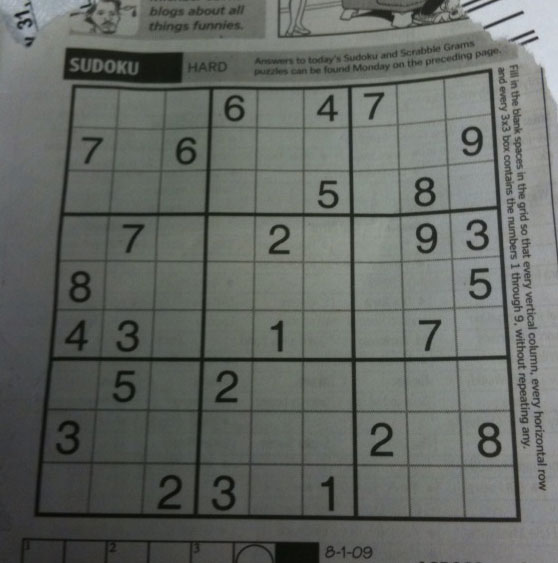
#> input picture sudoku.jpeg, 558 x 563 px
$ python -i crossword_extra.py   (imports and definitions only)   (older library calls are emulated)
#> lines starting #> are read from the running program, lines starting #| are printed output that depends on the picture; after the words box and inside, x2 and y2 are one past the last pixel; in counts of white or black regions, pixels touching at a corner belong together
import cv2
import numpy as np

# [31 lines left out: function removeOuterBorder, not called in this run]

def get_cropped_image(image, x, y, w, h):
    cropped_image = image[ y:y+h, x:x+w ]
    return cropped_image

# [13 lines left out: function get_ROI, not called in this run]

def extractVerticalLines(input):
    # https://stackoverflow.com/questions/10196198/how-to-remove-convexity-defects-in-a-sudoku-square

    # Finding Vertical lines
    kernel1X = cv2.getStructuringElement(cv2.MORPH_RECT, (2, 10))

    dx = cv2.Sobel(input, cv2.CV_8U, dx=2, dy=0) # originally CV_16S
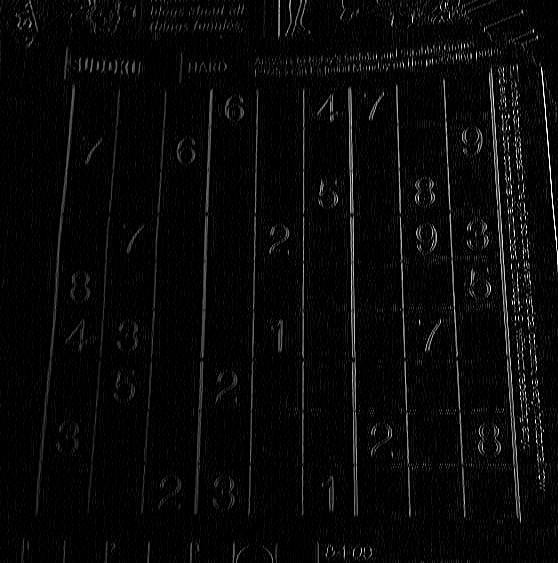
#> dx: shape (563, 558); min 0, max 255, mean 8.2
    dx = cv2.convertScaleAbs(dx)
    cv2.normalize(dx, dx, 0, 255, cv2.NORM_MINMAX)
    ret, close = cv2.threshold(dx, 0, 255, cv2.THRESH_BINARY + cv2.THRESH_OTSU)
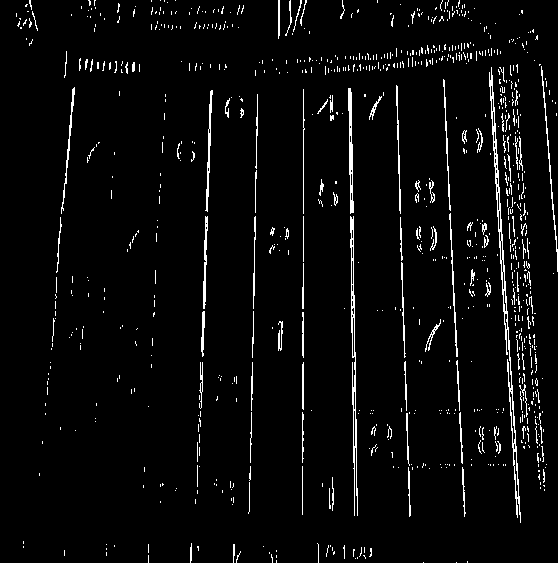
#> close: shape (563, 558); 3.9% white in thin lines or dots
#> ret = 57
    close = cv2.morphologyEx(close, cv2.MORPH_DILATE, kernel1X, iterations = 1)
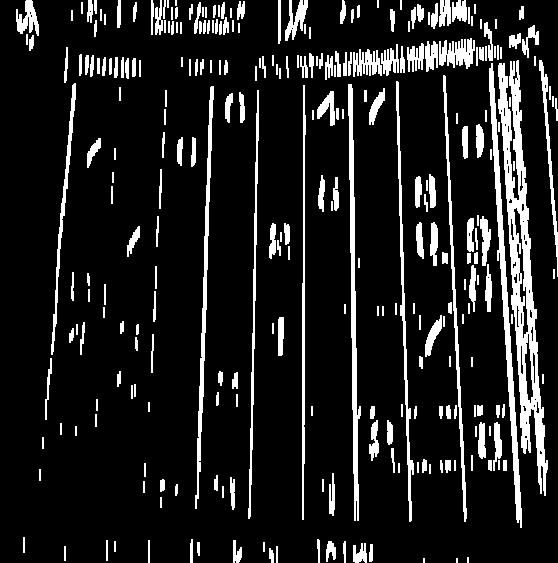
#> close: shape (563, 558); 12.6% white; 291 white regions (6 under 20 px)

    (cnts, _) = cv2.findContours(close, cv2.RETR_EXTERNAL, cv2.CHAIN_APPROX_SIMPLE)
#> cnts = 291 contours, 131 with area under 20; largest, box (x1, y1, x2, y2) and area: (498, 60, 548, 496) 6894, (489, 63, 522, 528) 2058, (348, 84, 361, 521) 1620, (195, 86, 214, 509) 1173, (443, 75, 467, 522) 925
    for cnt in cnts:
        x, y, w, h = cv2.boundingRect(cnt)
        if h/w > 20: # originally 5
            cv2.drawContours(close, [cnt], 0, 255, -1)  # full color (255)
        else:
            cv2.drawContours(close, [cnt], 0, 0, -1)    # no color (0)
#> this loop made 291 passes
#> (x, y, w, h) on passes 4, 7, 8: (269, 548, 5, 15), (369, 544, 4, 18), (353, 543, 14, 20)
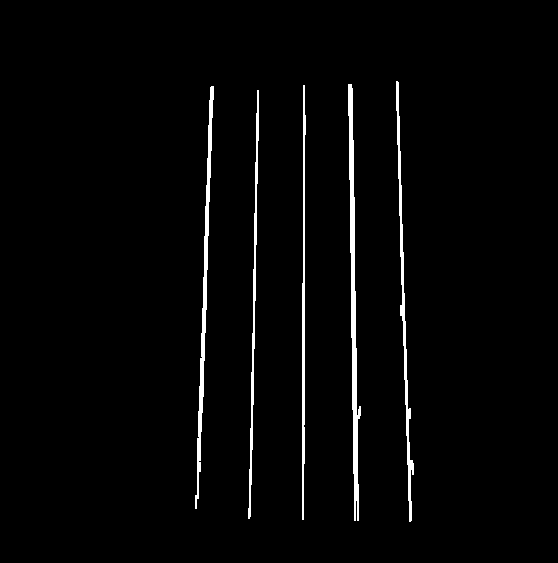
#> close: shape (563, 558); 2.3% white; 5 white regions, box (x1, y1, x2, y2) and area: (348, 84, 361, 521) 2090, (195, 86, 214, 509) 1601, (396, 81, 414, 522) 1366, (302, 85, 306, 520) 1069, (248, 90, 259, 519) 1068

    close = cv2.morphologyEx(close, cv2.MORPH_CLOSE, None, iterations = 2)
#> close: shape (563, 558); 2.3% white; 5 white regions, box (x1, y1, x2, y2) and area: (348, 84, 361, 521) 2122, (195, 86, 214, 509) 1605, (396, 81, 414, 522) 1372, (302, 85, 306, 520) 1071, (248, 90, 259, 519) 1068
    closeX = close.copy()
    return closeX

# [22 lines left out: function extractHorizontalLines, not called in this run]

>>> import cv2
>>> picture = cv2.imread('sudoku.jpeg', cv2.IMREAD_GRAYSCALE)
>>> result = extractVerticalLines(picture)

$ run again, on crossword1.png
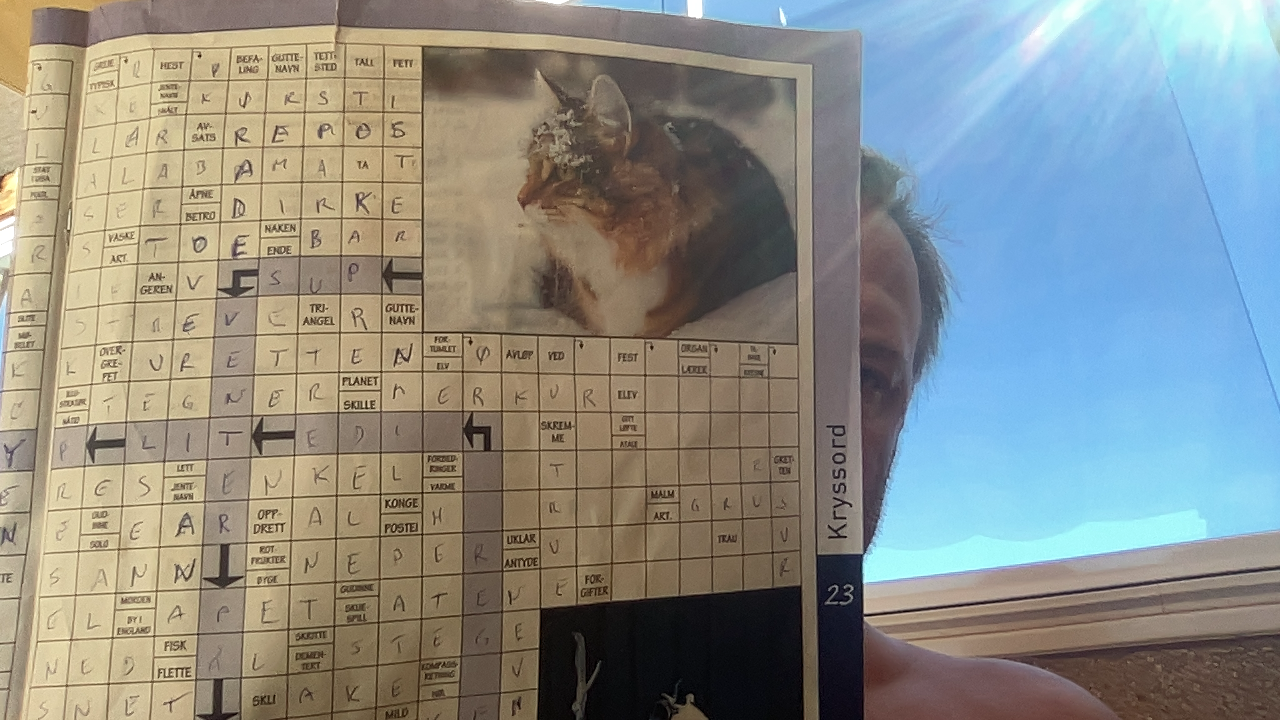
#> input picture crossword1.png, 1280 x 720 px
#> ret = 103
#> in extractVerticalLines, `close = cv2.morphologyEx(close, cv2.MORPH_DILATE, kernel1X, iterations..`:
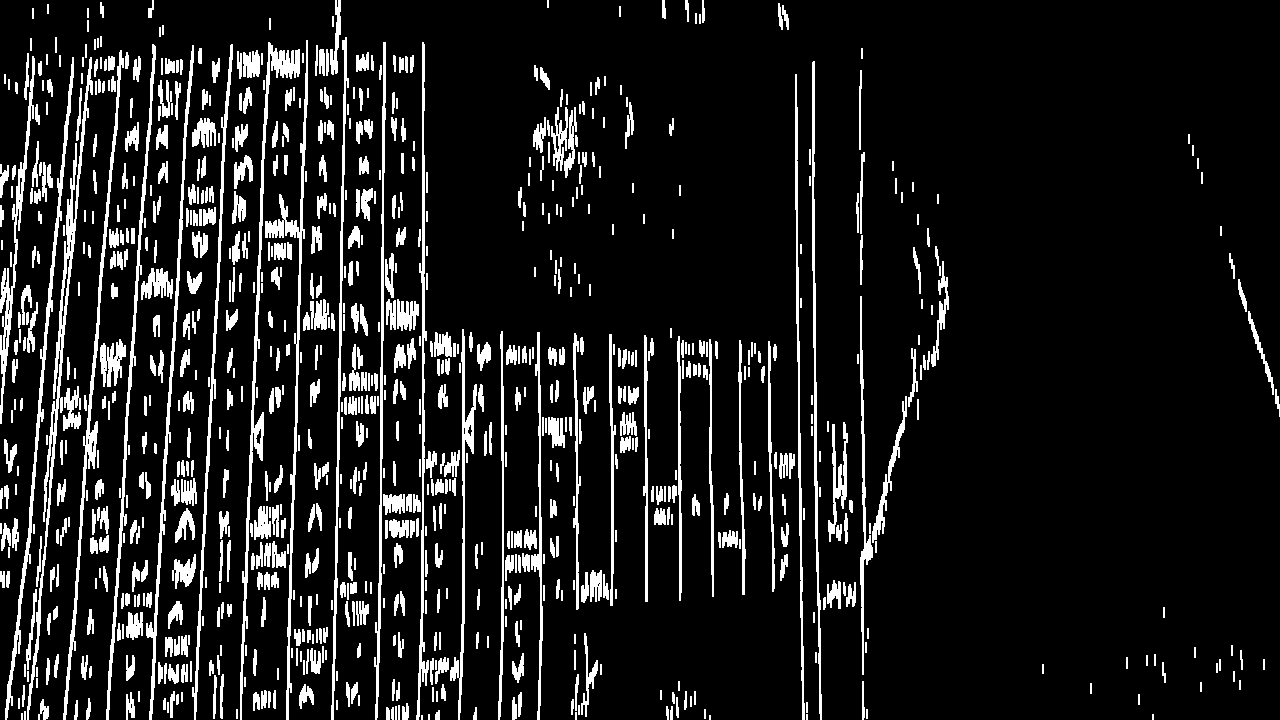
#> close: shape (720, 1280); 11.3% white; 880 white regions (9 under 20 px)
#> cnts = 880 contours, 364 with area under 20; largest, box (x1, y1, x2, y2) and area: (27, 57, 93, 720) 2492, (240, 42, 300, 720) 2239, (265, 40, 308, 720) 1836, (63, 50, 124, 720) 1792, (5, 57, 74, 720) 1752
#> the loop in extractVerticalLines, `for cnt in cnts:` made 880 passes
#> (x, y, w, h) on passes 9, 13, 14: (435, 710, 5, 10), (473, 707, 4, 13), (391, 707, 3, 13)
#> after the loop in extractVerticalLines, `for cnt in cnts:`:
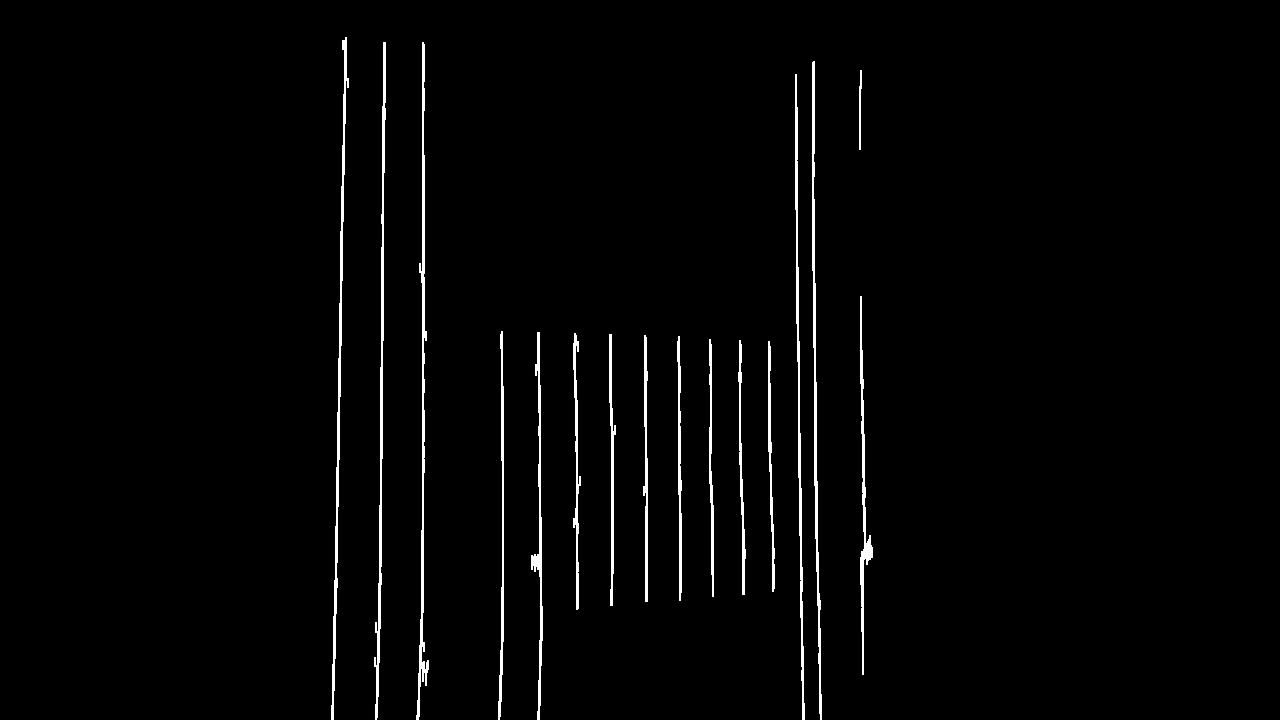
#> close: shape (720, 1280); 2% white; 16 white regions, largest, box (x1, y1, x2, y2) and area: (416, 42, 429, 720) 2040, (374, 42, 386, 720) 1932, (331, 37, 349, 720) 1929

$ run again, on crossword2.png
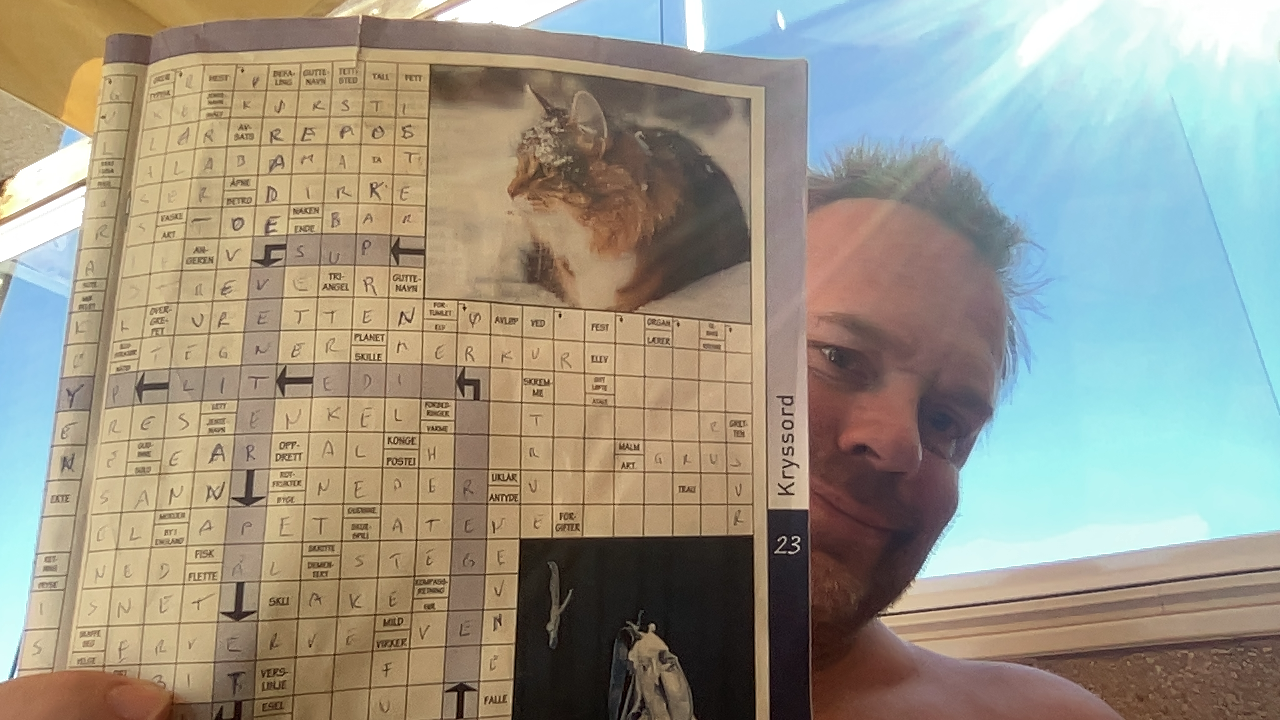
#> input picture crossword2.png, 1280 x 720 px
#> ret = 98
#> in extractVerticalLines, `close = cv2.morphologyEx(close, cv2.MORPH_DILATE, kernel1X, iterations..`:
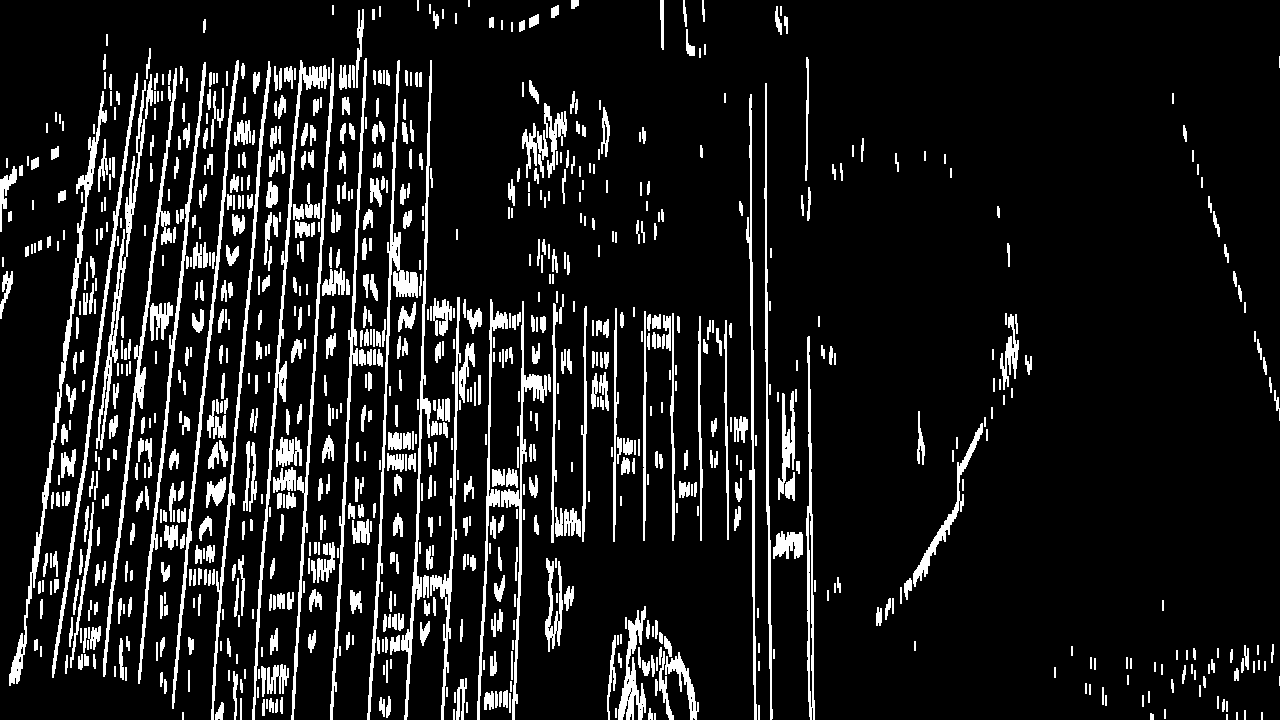
#> close: shape (720, 1280); 11.4% white; 918 white regions (8 under 20 px)
#> cnts = 918 contours, 369 with area under 20; largest, box (x1, y1, x2, y2) and area: (9, 91, 107, 686) 2304, (367, 60, 418, 720) 1986, (252, 60, 327, 720) 1950, (103, 68, 177, 677) 1948, (96, 74, 153, 450) 1846
#> the loop in extractVerticalLines, `for cnt in cnts:` made 918 passes
#> (x, y, w, h) on passes 2, 10, 14: (1150, 713, 4, 7), (648, 708, 5, 12), (215, 702, 9, 18)
#> after the loop in extractVerticalLines, `for cnt in cnts:`:
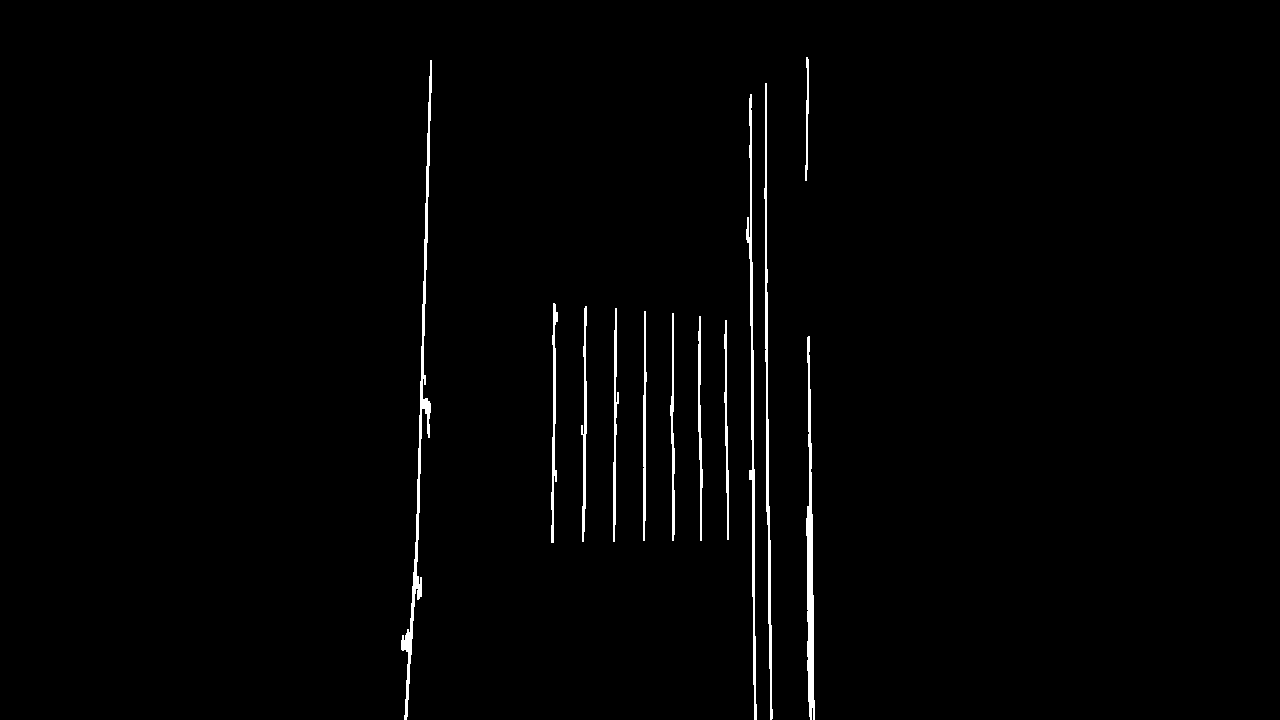
#> close: shape (720, 1280); 1.3% white; 12 white regions, largest, box (x1, y1, x2, y2) and area: (401, 60, 432, 720) 2368, (806, 336, 815, 720) 1813, (746, 94, 757, 720) 1753
